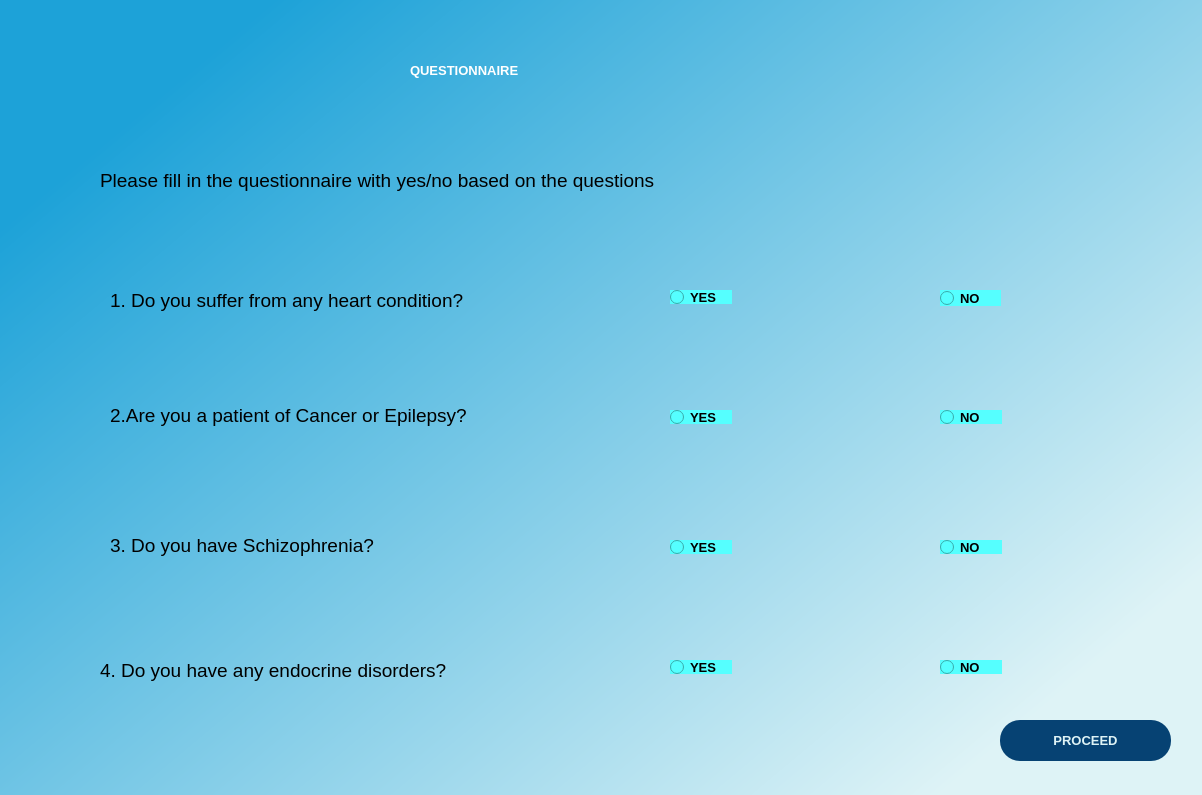
<?xml version="1.0" encoding="UTF-8"?>
<ui version="4.0">
 <class>Dialog</class>
 <widget class="QDialog" name="Dialog">
  <property name="geometry">
   <rect>
    <x>0</x>
    <y>0</y>
    <width>1202</width>
    <height>795</height>
   </rect>
  </property>
  <property name="windowTitle">
   <string>Dialog</string>
  </property>
  <widget class="QWidget" name="bgwidget" native="true">
   <property name="geometry">
    <rect>
     <x>0</x>
     <y>0</y>
     <width>1211</width>
     <height>831</height>
    </rect>
   </property>
   <property name="minimumSize">
    <size>
     <width>0</width>
     <height>831</height>
    </size>
   </property>
   <property name="font">
    <font>
     <pointsize>10</pointsize>
     <weight>75</weight>
     <bold>true</bold>
    </font>
   </property>
   <property name="styleSheet">
    <string notr="true">QWidget#bgwidget{
	background-color: rgb(85, 255, 255);
background-color:qlineargradient(spread:pad, x1:0.096, y1:0.158955, x2:0.893389, y2:0.813, stop:0 rgba(29, 162, 216, 255), stop:1 rgba(222, 243, 246, 255));}
</string>
   </property>
   <widget class="QLabel" name="label">
    <property name="geometry">
     <rect>
      <x>410</x>
      <y>30</y>
      <width>371</width>
      <height>81</height>
     </rect>
    </property>
    <property name="styleSheet">
     <string notr="true">font: 28pt &quot;MS Shell Dlg 2&quot;;color:white;</string>
    </property>
    <property name="text">
     <string>QUESTIONNAIRE </string>
    </property>
   </widget>
   <widget class="QLabel" name="label_2">
    <property name="geometry">
     <rect>
      <x>100</x>
      <y>160</y>
      <width>701</width>
      <height>41</height>
     </rect>
    </property>
    <property name="font">
     <font>
      <family>MS Shell Dlg 2</family>
      <pointsize>14</pointsize>
      <weight>50</weight>
      <italic>false</italic>
      <bold>false</bold>
     </font>
    </property>
    <property name="styleSheet">
     <string notr="true">font: 20pt &quot;MS Shell Dlg 2&quot;;color:black;
font: 14pt &quot;MS Shell Dlg 2&quot;;color:black;</string>
    </property>
    <property name="text">
     <string>Please fill in the questionnaire with yes/no based on the questions </string>
    </property>
   </widget>
   <widget class="QLabel" name="Q1">
    <property name="geometry">
     <rect>
      <x>110</x>
      <y>280</y>
      <width>451</width>
      <height>41</height>
     </rect>
    </property>
    <property name="font">
     <font>
      <family>MS Shell Dlg 2</family>
      <pointsize>14</pointsize>
      <weight>9</weight>
      <italic>false</italic>
      <bold>false</bold>
     </font>
    </property>
    <property name="styleSheet">
     <string notr="true">font: 14pt &quot;MS Shell Dlg 2&quot;;
font: 75 14pt &quot;MS Shell Dlg 2&quot;;</string>
    </property>
    <property name="text">
     <string>1. Do you suffer from any heart condition? </string>
    </property>
   </widget>
   <widget class="QLabel" name="Q2">
    <property name="geometry">
     <rect>
      <x>110</x>
      <y>400</y>
      <width>461</width>
      <height>31</height>
     </rect>
    </property>
    <property name="font">
     <font>
      <family>MS Shell Dlg 2</family>
      <pointsize>14</pointsize>
      <weight>9</weight>
      <italic>false</italic>
      <bold>false</bold>
     </font>
    </property>
    <property name="styleSheet">
     <string notr="true">font: 75 14pt &quot;MS Shell Dlg 2&quot;;</string>
    </property>
    <property name="text">
     <string>2.Are you a patient of Cancer or Epilepsy?</string>
    </property>
   </widget>
   <widget class="QLabel" name="Q3">
    <property name="geometry">
     <rect>
      <x>110</x>
      <y>530</y>
      <width>331</width>
      <height>31</height>
     </rect>
    </property>
    <property name="font">
     <font>
      <family>MS Shell Dlg 2</family>
      <pointsize>14</pointsize>
      <weight>9</weight>
      <italic>false</italic>
      <bold>false</bold>
     </font>
    </property>
    <property name="styleSheet">
     <string notr="true">font: 75 14pt &quot;MS Shell Dlg 2&quot;;</string>
    </property>
    <property name="text">
     <string>3. Do you have Schizophrenia?</string>
    </property>
   </widget>
   <widget class="QLabel" name="Q4">
    <property name="geometry">
     <rect>
      <x>100</x>
      <y>650</y>
      <width>471</width>
      <height>41</height>
     </rect>
    </property>
    <property name="font">
     <font>
      <family>MS Shell Dlg 2</family>
      <pointsize>14</pointsize>
      <weight>9</weight>
      <italic>false</italic>
      <bold>false</bold>
     </font>
    </property>
    <property name="styleSheet">
     <string notr="true">font: 75 14pt &quot;MS Shell Dlg 2&quot;;</string>
    </property>
    <property name="text">
     <string>4. Do you have any endocrine disorders? </string>
    </property>
   </widget>
   <widget class="QRadioButton" name="yes1">
    <property name="geometry">
     <rect>
      <x>670</x>
      <y>290</y>
      <width>62</width>
      <height>14</height>
     </rect>
    </property>
    <property name="minimumSize">
     <size>
      <width>0</width>
      <height>14</height>
     </size>
    </property>
    <property name="font">
     <font>
      <pointsize>10</pointsize>
      <weight>75</weight>
      <bold>true</bold>
     </font>
    </property>
    <property name="styleSheet">
     <string notr="true">background-color: rgb(85, 255, 255);</string>
    </property>
    <property name="text">
     <string>YES</string>
    </property>
    <attribute name="buttonGroup">
     <string notr="true">q1</string>
    </attribute>
   </widget>
   <widget class="QRadioButton" name="no1">
    <property name="geometry">
     <rect>
      <x>940</x>
      <y>290</y>
      <width>61</width>
      <height>16</height>
     </rect>
    </property>
    <property name="minimumSize">
     <size>
      <width>61</width>
      <height>0</height>
     </size>
    </property>
    <property name="font">
     <font>
      <pointsize>10</pointsize>
      <weight>75</weight>
      <bold>true</bold>
     </font>
    </property>
    <property name="styleSheet">
     <string notr="true">background-color: rgb(85, 255, 255);</string>
    </property>
    <property name="text">
     <string>NO</string>
    </property>
    <attribute name="buttonGroup">
     <string notr="true">q1</string>
    </attribute>
   </widget>
   <widget class="QRadioButton" name="yes2">
    <property name="geometry">
     <rect>
      <x>670</x>
      <y>410</y>
      <width>62</width>
      <height>14</height>
     </rect>
    </property>
    <property name="font">
     <font>
      <pointsize>10</pointsize>
      <weight>75</weight>
      <bold>true</bold>
     </font>
    </property>
    <property name="styleSheet">
     <string notr="true">
background-color: rgb(85, 255, 255);</string>
    </property>
    <property name="text">
     <string>YES</string>
    </property>
    <attribute name="buttonGroup">
     <string notr="true">q2</string>
    </attribute>
   </widget>
   <widget class="QRadioButton" name="no2">
    <property name="geometry">
     <rect>
      <x>940</x>
      <y>410</y>
      <width>62</width>
      <height>14</height>
     </rect>
    </property>
    <property name="font">
     <font>
      <pointsize>10</pointsize>
      <weight>75</weight>
      <bold>true</bold>
     </font>
    </property>
    <property name="styleSheet">
     <string notr="true">background-color: rgb(85, 255, 255);</string>
    </property>
    <property name="text">
     <string>NO</string>
    </property>
    <attribute name="buttonGroup">
     <string notr="true">q2</string>
    </attribute>
   </widget>
   <widget class="QRadioButton" name="yes3">
    <property name="geometry">
     <rect>
      <x>670</x>
      <y>540</y>
      <width>62</width>
      <height>14</height>
     </rect>
    </property>
    <property name="font">
     <font>
      <pointsize>10</pointsize>
      <weight>75</weight>
      <bold>true</bold>
     </font>
    </property>
    <property name="styleSheet">
     <string notr="true">background-color: rgb(85, 255, 255);</string>
    </property>
    <property name="text">
     <string>YES</string>
    </property>
    <attribute name="buttonGroup">
     <string notr="true">q3</string>
    </attribute>
   </widget>
   <widget class="QRadioButton" name="yes4">
    <property name="geometry">
     <rect>
      <x>670</x>
      <y>660</y>
      <width>62</width>
      <height>14</height>
     </rect>
    </property>
    <property name="font">
     <font>
      <pointsize>10</pointsize>
      <weight>75</weight>
      <bold>true</bold>
     </font>
    </property>
    <property name="styleSheet">
     <string notr="true">background-color: rgb(85, 255, 255);</string>
    </property>
    <property name="text">
     <string>YES</string>
    </property>
    <attribute name="buttonGroup">
     <string notr="true">q4</string>
    </attribute>
   </widget>
   <widget class="QRadioButton" name="no3">
    <property name="geometry">
     <rect>
      <x>940</x>
      <y>540</y>
      <width>62</width>
      <height>14</height>
     </rect>
    </property>
    <property name="font">
     <font>
      <pointsize>10</pointsize>
      <weight>75</weight>
      <bold>true</bold>
     </font>
    </property>
    <property name="styleSheet">
     <string notr="true">background-color: rgb(85, 255, 255);</string>
    </property>
    <property name="text">
     <string>NO</string>
    </property>
    <attribute name="buttonGroup">
     <string notr="true">q3</string>
    </attribute>
   </widget>
   <widget class="QRadioButton" name="no4">
    <property name="geometry">
     <rect>
      <x>940</x>
      <y>660</y>
      <width>62</width>
      <height>14</height>
     </rect>
    </property>
    <property name="font">
     <font>
      <pointsize>10</pointsize>
      <weight>75</weight>
      <bold>true</bold>
     </font>
    </property>
    <property name="styleSheet">
     <string notr="true">background-color: rgb(85, 255, 255);</string>
    </property>
    <property name="text">
     <string>NO</string>
    </property>
    <attribute name="buttonGroup">
     <string notr="true">q4</string>
    </attribute>
   </widget>
   <widget class="QPushButton" name="proceed">
    <property name="geometry">
     <rect>
      <x>1000</x>
      <y>720</y>
      <width>171</width>
      <height>41</height>
     </rect>
    </property>
    <property name="styleSheet">
     <string notr="true">border-radius:20px;
background-color:#064273;
font: 16pt &quot;MS Shell Dlg 2&quot;;color:#def3f6;
</string>
    </property>
    <property name="text">
     <string>PROCEED</string>
    </property>
   </widget>
   <widget class="QLabel" name="errormsg">
    <property name="geometry">
     <rect>
      <x>380</x>
      <y>740</y>
      <width>411</width>
      <height>31</height>
     </rect>
    </property>
    <property name="styleSheet">
     <string notr="true">font: 12pt &quot;MS Shell Dlg 2&quot;;color: red;</string>
    </property>
    <property name="text">
     <string/>
    </property>
   </widget>
  </widget>
 </widget>
 <resources/>
 <connections/>
 <buttongroups>
  <buttongroup name="q1"/>
  <buttongroup name="q4"/>
  <buttongroup name="q2"/>
  <buttongroup name="q3"/>
 </buttongroups>
</ui>
